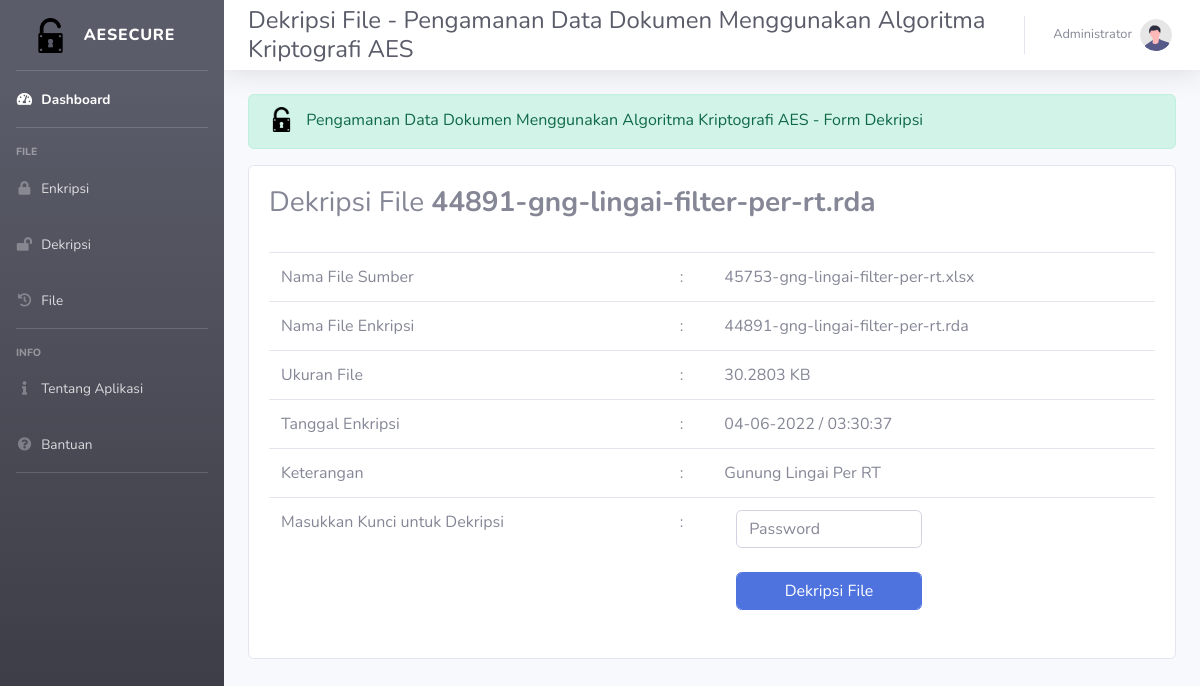
The page /dashboard/dekripsi-file.php?id_file=72 (signed in) on the database its author committed.
### tables this page shows
CREATE TABLE `users` (
  `username` varchar(15) NOT NULL,
  `password` varchar(100) DEFAULT NULL,
  `fullname` varchar(50) DEFAULT NULL,
  `job_title` varchar(50) DEFAULT NULL,
  `join_date` timestamp NULL DEFAULT NULL,
  `last_activity` timestamp NULL DEFAULT NULL,
  `status` enum('1','2') DEFAULT NULL
);

CREATE TABLE `file` (
  `id_file` int(11) NOT NULL,
  `username` varchar(15) DEFAULT NULL,
  `file_name_source` varchar(255) DEFAULT NULL,
  `file_name_finish` varchar(255) DEFAULT NULL,
  `file_url` varchar(255) DEFAULT NULL,
  `file_size` float DEFAULT NULL,
  `password` varchar(16) DEFAULT NULL,
  `tgl_upload` timestamp NULL DEFAULT NULL,
  `status` enum('1','2') DEFAULT NULL,
  `keterangan` varchar(255) DEFAULT NULL
);

### dashboard/dekripsi-file.php (the view, shortened to what this page needs)
<?php
include('../config.php');
?>
<!DOCTYPE html>
<html>
<?php
$user = $_SESSION['username'];
$query = $mysqli->query("SELECT fullname,job_title,last_activity FROM users WHERE username='$user'");
$data = mysqli_fetch_array($query);
?>
<head>
  <link href="../vendor/fontawesome-free/css/all.min.css" rel="stylesheet" type="text/css">
  <link href="../assets/assets2/css/sb-admin-2.min.css" rel="stylesheet">
  <link href="../vendor/datatables/dataTables.bootstrap4.min.css" rel="stylesheet">
</head>
<body id="page-top">
  <div id="wrapper">
    <ul class="navbar-nav bg-gradient-dark sidebar sidebar-dark accordion" id="accordionSidebar">
      <a class="sidebar-brand d-flex align-items-center justify-content-center" href="../dashboard/index.php">
        <div class="sidebar-brand-icon">
          <img src="../assets/assets2/img/open-lock.png" width="35" height="35">
        </div>
        <div class="sidebar-brand-text mx-3">AESecure</div>
      </a>
      <hr class="sidebar-divider my-0">
      <li class="nav-item active">
        <a class="nav-link" href="../dashboard/index.php">
          <i class="fas fa-fw fa-tachometer-alt"></i>
          <span>Dashboard</span></a>
      </li>
      <hr class="sidebar-divider">
      <div class="sidebar-heading">
        File
      </div>
      <li class="nav-item">
        <a class="nav-link collapsed" href="enkripsi.php" aria-expanded="true">
          <i class="fas fa-fw fa-lock"></i>
          <span>Enkripsi</span>
        </a>
        <a class="nav-link collapsed" href="dekripsi.php" aria-expanded="true">
          <i class="fas fa-fw fa-lock-open"></i>
          <span>Dekripsi</span>
        </a>
        <a class="nav-link collapsed" href="file.php" aria-expanded="true">
          <i class="fas fa-fw fa-file"></i>
          <span>File</span>
        </a>
        <hr class="sidebar-divider">
      </li>
      <div class="sidebar-heading">
        Info
      </div>
      <li class="nav-item">
        <a class="nav-link collapsed" href="tentang.php" aria-expanded="true">
          <i class="fas fa-fw fa-info"></i>
          <span>Tentang Aplikasi</span>
        </a>
        <a class="nav-link collapsed" href="bantuan.php" aria-expanded="true">
          <i class="fas fa-fw fa-question-circle"></i>
          <span>Bantuan</span>
        </a>
        <hr class="sidebar-divider">
      </li>
    </ul>
    <div id="content-wrapper" class="d-flex flex-column">
      <div id="content">
        <nav class="navbar navbar-expand navbar-light bg-white topbar mb-4 static-top shadow">
          <h1 class="h4 mb-0 ml-2 text-gray-800">Dekripsi File - Pengamanan Data Dokumen Menggunakan Algoritma Kriptografi AES </h1>
          <ul class="navbar-nav ml-auto">
            <li class="nav-item dropdown no-arrow">
              <a class="nav-link dropdown-toggle" href="#" id="userDropdown" role="button" data-toggle="dropdown" aria-haspopup="true" aria-expanded="false">
                <span class="mr-2 d-none d-lg-inline text-gray-600 small"><?php echo $data['fullname']; ?></span>
                <img class="img-profile rounded-circle" src="../img/undraw_profile.svg">
              </a>
            </li>
          </ul>
        </nav>
        <div class="container-fluid">
          <div class="alert alert-success" role="alert">
            <i><img src="../assets/assets2/img/open-lock.png" class="mb-1 mr-2" width="25"></i>
            Pengamanan Data Dokumen Menggunakan Algoritma Kriptografi AES - Form Dekripsi
          </div>
          <div class="row">
            <div class="col-md-12">
              <div class="card">
                <div class="card-body">
                  <?php
                  $id_file = $_GET['id_file'];
                  $query = $mysqli->query("SELECT * FROM file WHERE id_file='$id_file'");
                  $data2 = mysqli_fetch_array($query);
                  ?>
                  <h3>Dekripsi File <b><?php echo $data2['file_name_finish'] ?></b></h3><br>
                  <form class="form-horizontal" method="post" action="dekripsi-proses.php">
                    <div class="table-responsive">
                      <table class="table striped">
                        <tr>
                          <td>Nama File Sumber</td>
                          <td>:</td>
                          <td><?php echo $data2['file_name_source']; ?></td>
                        </tr>
                        <tr>
                          <td>Nama File Enkripsi</td>
                          <td>:</td>
                          <td><?php echo $data2['file_name_finish']; ?></td>
                        </tr>
                        <tr>
                          <td>Ukuran File</td>
                          <td>:</td>
                          <td><?php echo $data2['file_size']; ?> KB</td>
                        </tr>
                        <tr>
                          <td>Tanggal Enkripsi</td>
                          <td>:</td>
                          <td><?php echo date('d-m-Y / H:i:s', strtotime($data2['tgl_upload'])) ?></td>
                        </tr>
                        <tr>
                          <td>Keterangan</td>
                          <td>:</td>
                          <td><?php echo $data2['keterangan']; ?></td>
                        </tr>
                        <tr>
                          <td>Masukkan Kunci untuk Dekripsi</td>
                          <td>:</td>
                          <td>
                            <div class="col-md-6">
                              <input class="form-control" id="inputPassword" type="password" placeholder="Password" name="pwdfile" required><br>
                              <input type="submit" name="dekripsi_now" value="Dekripsi File" class="form-control btn btn-primary">
                            </div>
                          </td>
                        </tr>
                      </table>
                    </div>
                  </form>
                </div>
              </div>
            </div>
          </div>
        </div>
      </div>
</body>
</html>

### rows shown on the page
users: fullname "Administrator"
file: file_name_finish "44891-gng-lingai-filter-per-rt.rda", file_name_source "45753-gng-lingai-filter-per-rt.xlsx", file_size "30.2803", tgl_upload "04-06-2022 / 03:30:37", keterangan "Gunung Lingai Per RT"
